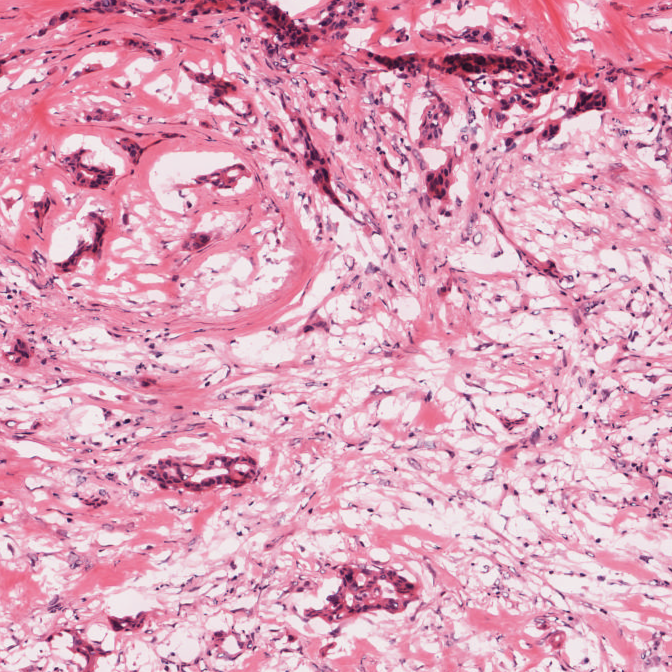
#> input picture examples/breast/01_dense.png, 672 x 672 px
$ python -i image_validator.py   (imports and definitions only)
#> lines starting #> are read from the running program, lines starting #| are printed output that depends on the picture; after the words box and inside, x2 and y2 are one past the last pixel; in counts of white or black regions, pixels touching at a corner belong together
"""Heuristic validator — checks whether an uploaded image looks like a
histopathology / microscopy slide before running the classifier.

Rules (all computed on the RGB image):
1. **Brightness** — not pure white or very dark.
2. **H&E colour signature** — H&E stained tissue has pink (eosin) and
   purple/blue (hematoxylin) hues. We require a minimum fraction of
   saturated pixels to fall in those hue ranges. This is the strongest
   single discriminator between histopathology and natural photos.
3. **Saturation range** — tissue sections have moderate saturation;
   very high saturation (illustrated / photo) or near-greyscale images
   are flagged.
4. **Texture** — tissue sections have fine-grained cellular texture;
   completely flat / blurry images are flagged.

An image must pass checks 1 + 2 + at least one of (3, 4) to be
considered valid. Check 2 (H&E hue) is treated as near-mandatory: if
it fails with a large margin the image is blocked regardless of the
other checks.
"""

from __future__ import annotations

import numpy as np
from PIL import Image


# ---------------------------------------------------------------------------
# Individual checks
# ---------------------------------------------------------------------------

def _check_brightness(arr: np.ndarray) -> tuple[bool, str]:
    lum = arr.mean()
    if lum > 238:
        return False, (
            "Görüntü neredeyse tamamen beyaz / boş. "
            "Lütfen doku içeren bir histopatoloji görüntüsü yükleyin."
        )
    if lum < 30:
        return False, (
            "Görüntü çok karanlık. "
            "Lütfen yeterince aydınlatılmış bir mikroskop görüntüsü yükleyin."
        )
    return True, ""


def _check_he_signature(arr: np.ndarray) -> tuple[bool, str, float]:
    """Check for H&E colour signature (pink + purple/blue hues).

    H&E staining produces:
      - Eosin  → pink / magenta  (PIL HSV hue ≈ 220–255 and 0–20, 0–255 scale)
      - Haematoxylin → purple / blue (PIL HSV hue ≈ 150–210)

    We look at saturated pixels only (S > 35) and measure the fraction
    whose hue falls in the combined pink-purple range (hue ≥ 140 or ≤ 25).

    Returns (ok, message, he_fraction).
    """
    hsv = np.array(Image.fromarray(arr).convert("HSV"))
    h = hsv[:, :, 0].astype(np.int16)   # 0–255
    s = hsv[:, :, 1]                     # 0–255

    saturated_mask = s > 35
    n_sat = int(saturated_mask.sum())

    if n_sat < 200:
        # Mostly unsaturated → likely a near-white background image
        return False, (
            "Görüntüde yeterince renkli piksel bulunamadı. "
            "H&E boyalı doku kesitlerinde belirgin pembe/mor renkler beklenir."
        ), 0.0

    h_sat = h[saturated_mask]

    # H&E hue range: purple-blue (140–210) + pink-magenta (220–255 and 0–25)
    he_mask = (h_sat >= 140) | (h_sat <= 25)
    he_fraction = float(he_mask.sum()) / n_sat

    if he_fraction < 0.08:
        return False, (
            f"H&E boyası renk imzası tespit edilemedi "
            f"(pembe/mor piksel oranı yalnızca %{100 * he_fraction:.0f}). "
            "Görüntü histopatoloji görüntüsü olmayabilir; "
            "lütfen H&E boyalı doku kesiti yükleyin."
        ), he_fraction

    if he_fraction < 0.18:
        # Low but not zero — soft warning only
        return True, (
            f"H&E renk imzası zayıf (pembe/mor oran %{100 * he_fraction:.0f}). "
            "Sonuçlar daha az güvenilir olabilir."
        ), he_fraction

    return True, "", he_fraction


def _check_saturation(arr: np.ndarray) -> tuple[bool, str]:
    hsv = np.array(Image.fromarray(arr).convert("HSV"))
    s = hsv[:, :, 1].astype(float)
    mean_s = s.mean()
    if mean_s > 195:
        return False, (
            "Görüntü renk doygunluğu çok yüksek (doğal fotoğraf veya illüstrasyon). "
            "Mikroskop görüntülerinde doygunluk genellikle orta düzeydedir."
        )
    if mean_s < 6:
        return False, (
            "Görüntü neredeyse gri tonlamalı. "
            "H&E boyalı doku görüntülerinde pembe/mor renk beklenir."
        )
    return True, ""


def _check_texture(arr: np.ndarray) -> tuple[bool, str]:
    try:
        from scipy.ndimage import laplace
        grey = arr.mean(axis=2)
        lap_var = float(laplace(grey).var())
        if lap_var < 4.0:
            return False, (
                "Görüntüde yeterli doku dokusu (texture) tespit edilemedi; "
                "düz, bulanık veya baskı belgesi olabilir."
            )
    except Exception:
        pass
    return True, ""


# ---------------------------------------------------------------------------
# Public API
# ---------------------------------------------------------------------------

def validate(image: Image.Image) -> tuple[bool, list[str]]:
    """Return ``(is_valid, [warning_messages])``.

    Blocking logic:
      - Brightness check failure → always block.
      - H&E signature failure (he_fraction < 0.08) → block.
      - H&E soft warning (0.08–0.18) → warn but allow.
      - If H&E passes: require at least one of (saturation, texture) to pass.
        If both fail → warn but allow (unusual staining may trigger these).

    This means a yellow smiley / green landscape / red logo will be blocked
    because its he_fraction will be near zero.
    """
    arr = np.array(image.convert("RGB"))
    warnings: list[str] = []

    # Check 1 — brightness (hard block)
    bright_ok, bright_msg = _check_brightness(arr)
    if not bright_ok:
        return False, [bright_msg]

    # Check 2 — H&E signature (hard block below 0.08; soft warn 0.08–0.18)
    he_ok, he_msg, he_frac = _check_he_signature(arr)
    if not he_ok:
        return False, [he_msg]
    if he_msg:
        warnings.append(he_msg)

    # Check 3 — saturation
    sat_ok, sat_msg = _check_saturation(arr)
    if not sat_ok:
        warnings.append(sat_msg)

    # Check 4 — texture
    tex_ok, tex_msg = _check_texture(arr)
    if not tex_ok:
        warnings.append(tex_msg)

    # If both auxiliary checks fail alongside a weak H&E signal → soft warn only
    # (never hard-block here; H&E passed so we give benefit of the doubt)
    is_valid = True
    return is_valid, warnings

>>> from PIL import Image
>>> picture = Image.open('../examples/breast/01_dense.png')
#> picture is the input picture: PIL image 672x672 RGB; mean R, G, B 221.9, 161.6, 186.5
>>> result = validate(picture)
#> in _check_brightness, `lum = arr.mean()`: lum = 190
#> in validate, `bright_ok, bright_msg = _check_brightness(arr)`: bright_ok = True; bright_msg = ''
#> in _check_he_signature, `hsv = np.array(Image.fromarray(arr).convert("HSV"))`:
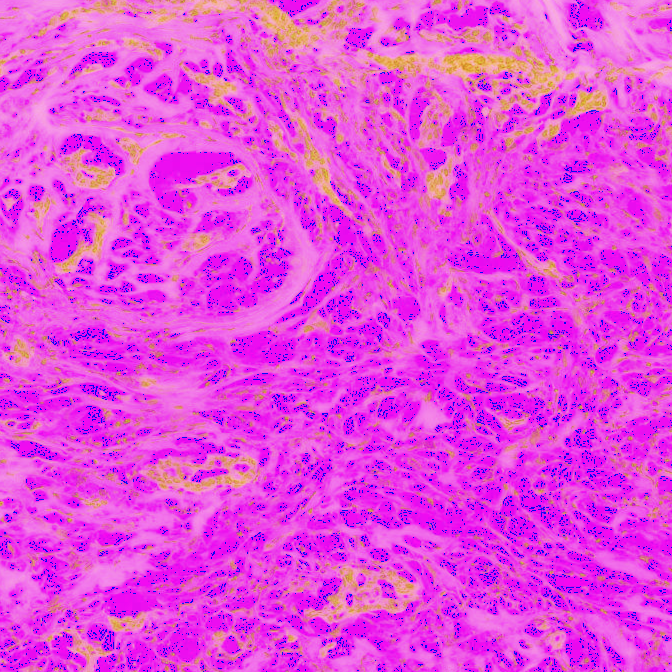
#> hsv: shape (672, 672, 3); mean R, G, B 228.7, 72.6, 222.1
#> in _check_he_signature, `h = hsv[:, :, 0].astype(np.int16)`:
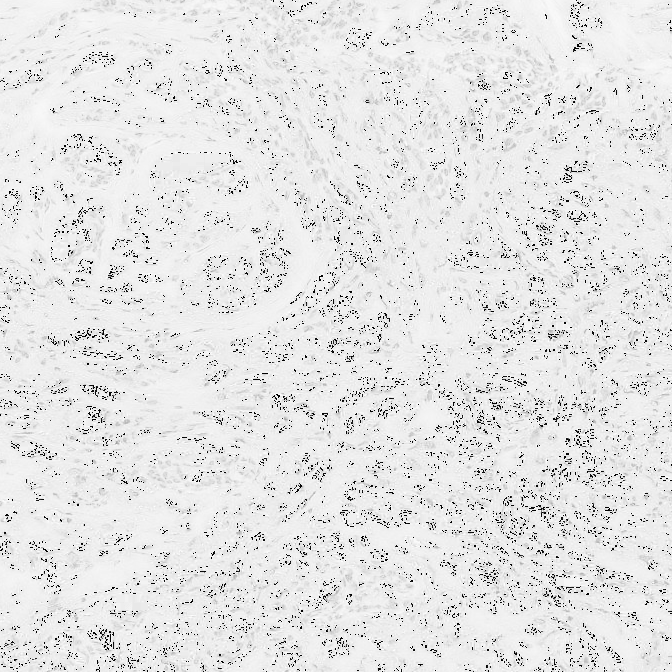
#> h: shape (672, 672) int16; min 0, max 254, mean 228.7
#> in _check_he_signature, `s = hsv[:, :, 1]`:
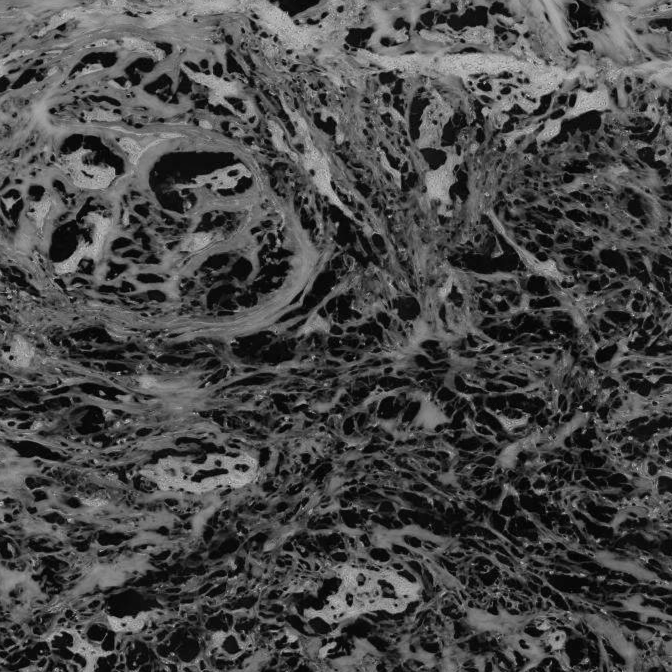
#> s: shape (672, 672); min 0, max 220, mean 72.6
#> in _check_he_signature, `saturated_mask = s > 35`:
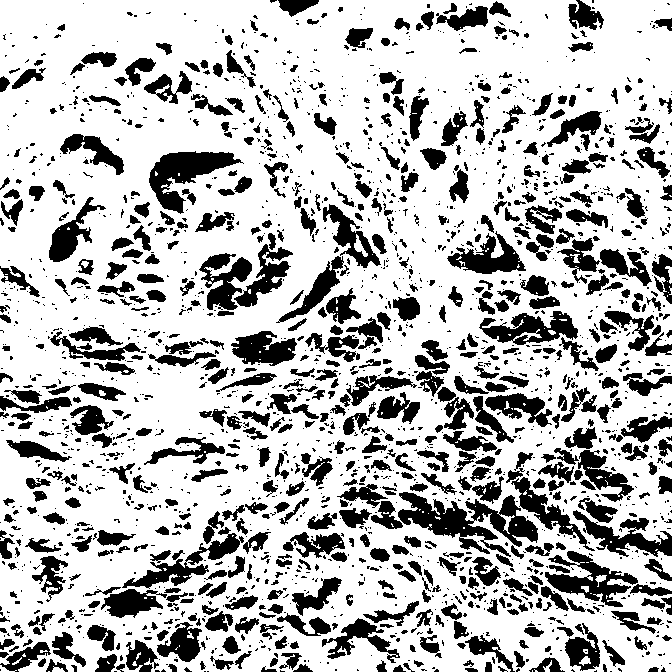
#> saturated_mask: shape (672, 672) bool; 72.9% white; 2150 black regions (1460 under 20 px), largest, box (x1, y1, x2, y2) and area: (398, 492, 538, 557) 3822, (149, 151, 244, 214) 2456, (545, 551, 638, 607) 2036
#> in _check_he_signature, `n_sat = int(saturated_mask.sum())`: n_sat = 329427
#> in _check_he_signature, `he_fraction = float(he_mask.sum()) / n_sat`: he_fraction = 1
#> in validate, `he_ok, he_msg, he_frac = _check_he_signature(arr)`: he_ok = True; he_msg = ''; he_frac = 1
#> in _check_saturation, `mean_s = s.mean()`: mean_s = 72.6
#> in validate, `sat_ok, sat_msg = _check_saturation(arr)`: sat_ok = True; sat_msg = ''
#> in _check_texture, `grey = arr.mean(axis=2)`:
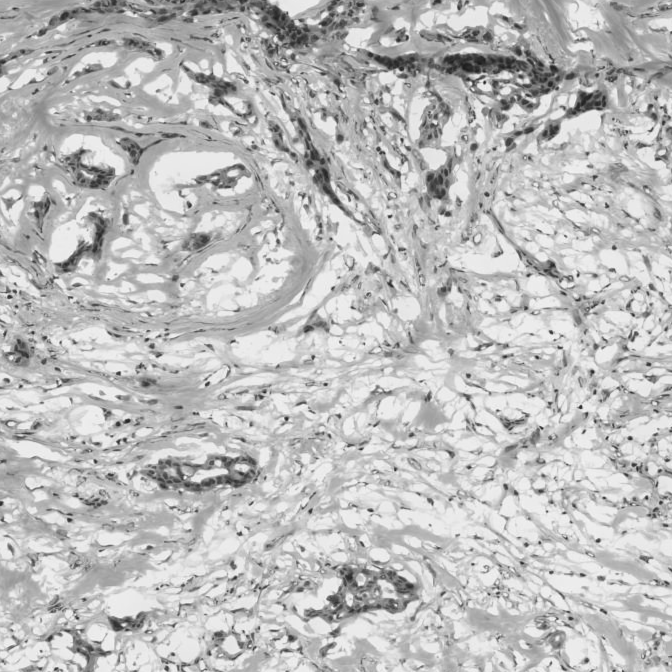
#> grey: shape (672, 672) float64; min 26.67, max 251.3, mean 190
#> in _check_texture, `lap_var = float(laplace(grey).var())`: lap_var = 662.2
#> in validate, `tex_ok, tex_msg = _check_texture(arr)`: tex_ok = True; tex_msg = ''
#> result = (True, [])

$ run again, on examples/breast/02_moderate.png
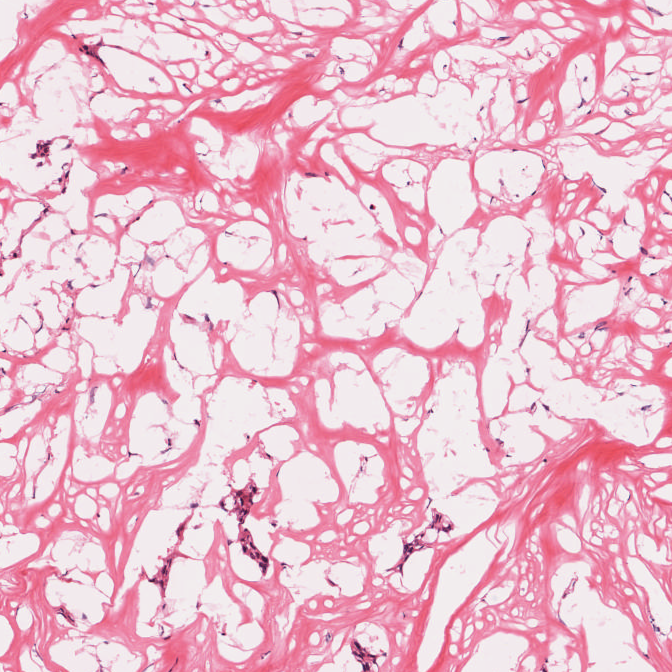
#> input picture examples/breast/02_moderate.png, 672 x 672 px
#> picture is the input picture: PIL image 672x672 RGB; mean R, G, B 236.9, 190.1, 206.2
#> lum = 211.1
#> bright_ok = True; bright_msg = ''
#> in _check_he_signature, `saturated_mask = s > 35`:
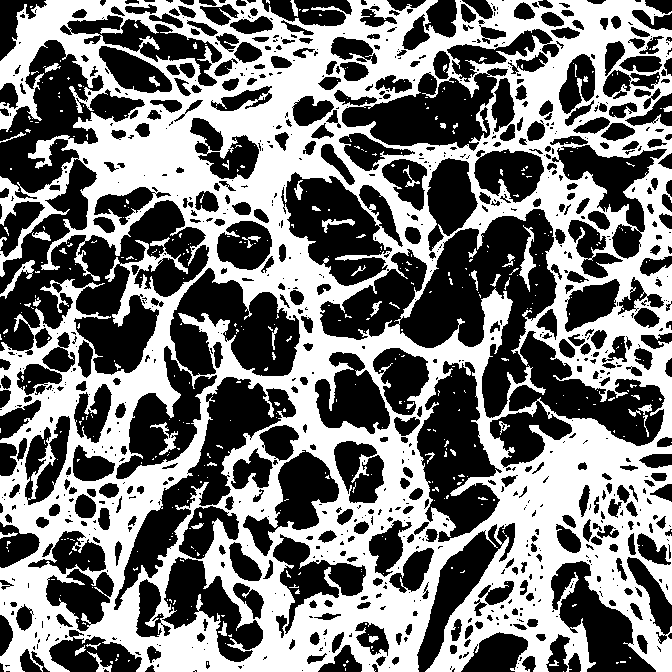
#> saturated_mask: shape (672, 672) bool; 47.2% white; 428 white regions (379 under 20 px), largest, box (x1, y1, x2, y2) and area: (0, 0, 672, 672) 208062, (519, 225, 536, 292) 396, (0, 260, 35, 299) 299
#> n_sat = 213002
#> he_fraction = 1
#> he_ok = True; he_msg = ''; he_frac = 1
#> mean_s = 51.55
#> sat_ok = True; sat_msg = ''
#> in _check_texture, `grey = arr.mean(axis=2)`:
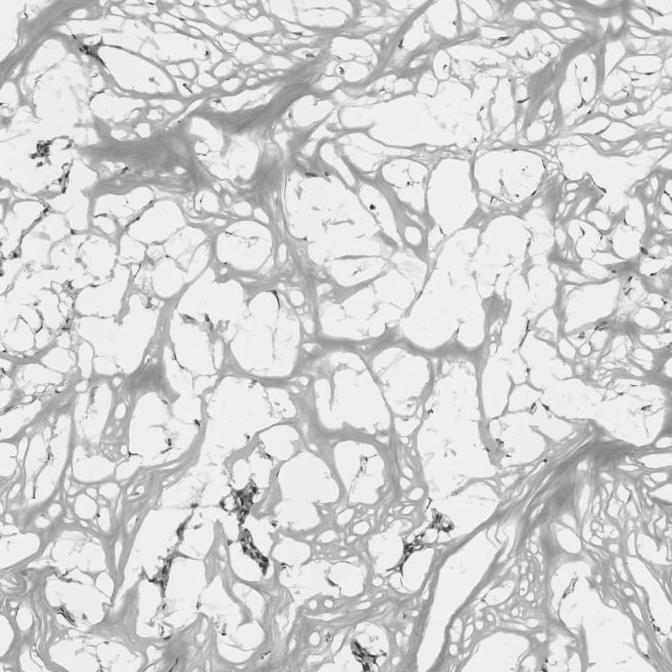
#> grey: shape (672, 672) float64; min 38, max 252, mean 211.1
#> lap_var = 376.3
#> tex_ok = True; tex_msg = ''
#> result = (True, [])
